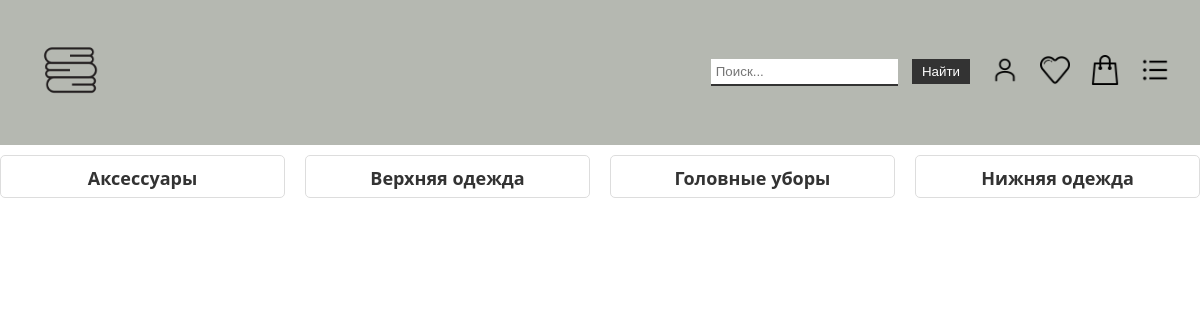
Page /catalog/ on the committed database.
### product/models.py (models this page shows, shortened)
class Catalog(models.Model):
    name = models.CharField(max_length=100, db_index=True)
    slug = models.SlugField(max_length=255, unique=True, db_index=True, verbose_name="URL")
    def get_absolute_url(self):
        return reverse('catalog_slug', kwargs={'cat_slug': self.slug})
    class Meta:
        verbose_name = 'Категорию'
        verbose_name_plural = 'Каталог'
        ordering = ('name', )

### product/views.py (the view)
# urls.py: path('catalog/', catalog, name='catalog'),
def catalog(request):
    cats = Catalog.objects.all()
    title = 'Каталог'
    context = {'title': title, 'menu': menu, 'cats': cats}
    return render(request, 'product/catalog.html', context)

### product/templates/product/catalog.html
{% extends 'product/base.html' %}
{% block content %}
    <div class="list-prod">
        {% for c in cats %}
            <div class="item">
                <h2><a href="{{ c.get_absolute_url }}">{{ c.name }}</a></h2>
            </div>
        {% endfor %}
    </div>
{% endblock content %}

### product/static/product/css/styles.css (style rules this page uses)
body { position: relative; font-family: 'Noto Sans', sans-serif; font-size: 16px; line-height: 1.4; color: #000; min-width: 320px; overflow-x: hidden; height: auto; margin: 0; padding: 0; }
.list-prod { display: flex; flex-wrap: wrap; justify-content: space-between; margin: 0 -10px; }
.item { width: calc(25% - 20px); margin: 10px; box-sizing: border-box; border: 1px solid #ddd; border-radius: 5px; overflow: hidden; background-color: #fff; display: flex; flex-direction: column; color: #333; text-decoration: none; }
.item h2 { margin: 0 10px; font-size: 18px; font-weight: 700; text-align: center; margin-top: 10px; margin-bottom: 5px; }
.item { width: calc(25% - 20px); margin: 10px; box-sizing: border-box; border: 1px solid #ddd; border-radius: 5px; overflow: hidden; background-color: #fff; display: flex; flex-direction: column; }
.item a { color: #333; text-decoration: none; }

### rows in the picture
Catalog: name "Аксессуары"
Catalog: name "Верхняя одежда"
Catalog: name "Головные уборы"
Catalog: name "Нижняя одежда"
